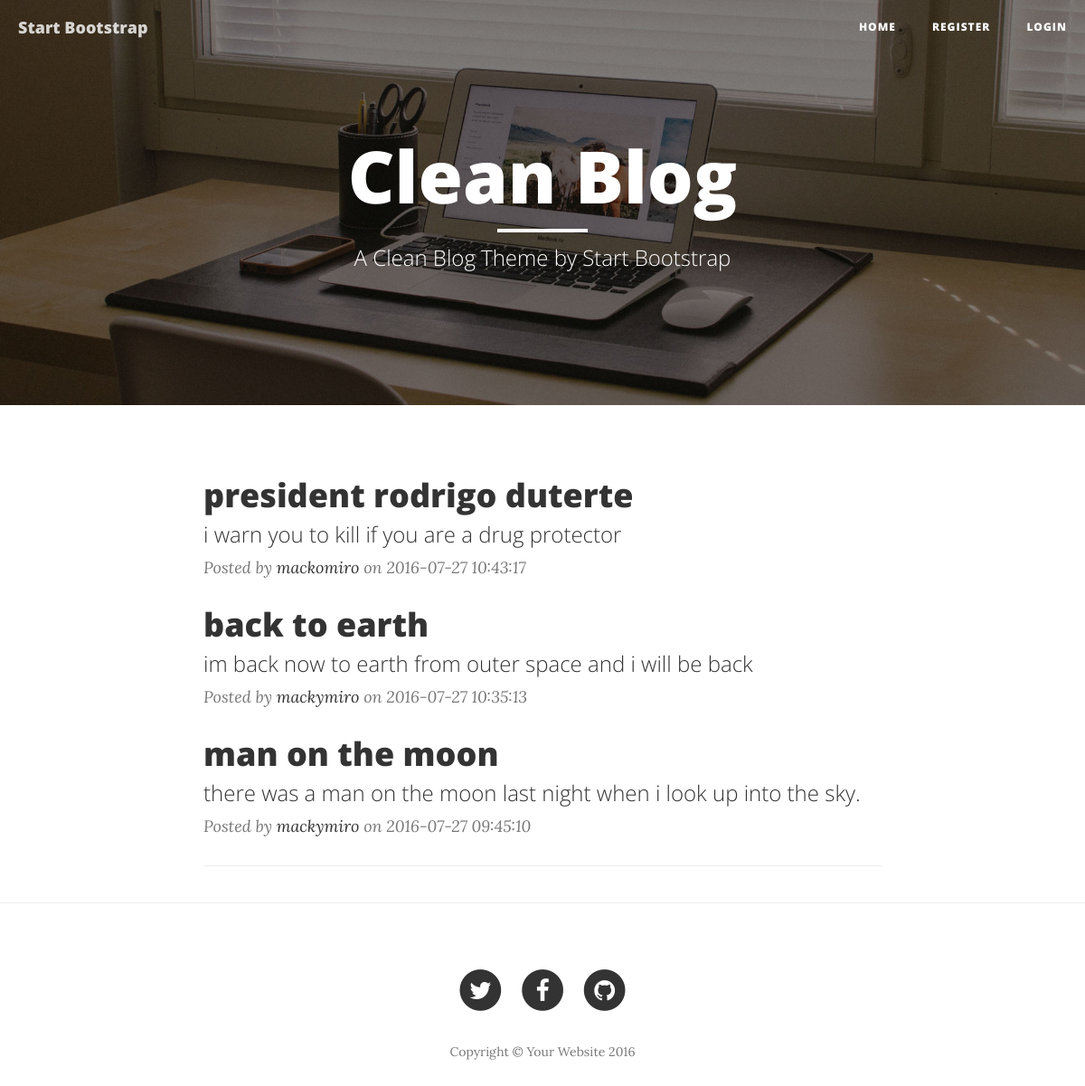
The page / on the database its author committed.
### tables this page shows
CREATE TABLE `blogs` (
  `id` int(11) NOT NULL,
  `title` varchar(150) DEFAULT NULL,
  `slug` varchar(150) DEFAULT NULL,
  `content` text NOT NULL,
  `user_id` int(11) NOT NULL,
  `created_at` datetime NOT NULL DEFAULT '0000-00-00 00:00:00',
  `updated_at` timestamp NOT NULL DEFAULT CURRENT_TIMESTAMP
);

CREATE TABLE `users` (
  `id` int(11) NOT NULL,
  `email_address` varchar(50) NOT NULL,
  `password` varchar(50) NOT NULL,
  `username` varchar(50) NOT NULL,
  `first_name` varchar(100) NOT NULL,
  `last_name` varchar(100) NOT NULL,
  `deleted_flag` int(11) NOT NULL,
  `created_at` datetime DEFAULT NULL,
  `updated_at` timestamp NOT NULL DEFAULT CURRENT_TIMESTAMP
);

### application/libraries/Template_lib.php (called while the page is built, shortened)
<?php
class Template_lib{
    var $template_data = array();
    public function set_value($name, $value){
          $this->template_data[$name] = $value;
    }
    public function set_view($template='', $contentview='', $data=array(),$return=FALSE){
        $this->CI = & get_instance();
        $this->set_value('main_content', $this->CI->load->view($contentview, $data, TRUE));
        return $this->CI->load->view($template, $this->template_data, $return);
    }
}

### application/controllers/Home.php (called while the page is built, shortened)
<?php
class Home extends CI_Controller {
	public function index(){
		$this->data['title'] = 'Home';
		$this->data['getAllUserPosts'] = $this->pm->getAllUserPosts();
		$this->template_lib->set_view('index_view', 'home_view', $this->data);
	}
}

### index.php (called while the page is built, shortened)
<?php
require_once BASEPATH.'core/CodeIgniter.php';

### application/models/Post_model.php (called while the page is built, shortened)
<?php
class Post_model extends CI_Model {
	public function getAllUserPosts(){
		return $this->db->select('
                                   b.id,
								   b.user_id,
								   b.title,
								   b.slug,
								   b.content,
								   b.updated_at,
								   u.first_name,
								   u.last_name
                                    ')
                            ->from('blogs b')
                            ->join('users u', 'u.id=b.user_id')
							->order_by('b.updated_at', 'DESC')
                            ->get()->result_object();
	}
}

### application/views/home_view.php (the view)
<header class="intro-header" style="background-image: url('<?php echo base_url();?>assets/img/home-bg.jpg')">
    <div class="container">
        <div class="row">
            <div class="col-lg-8 col-lg-offset-2 col-md-10 col-md-offset-1">
                <div class="site-heading">
                    <h1>Clean Blog</h1>
                    <hr class="small">
                    <span class="subheading">A Clean Blog Theme by Start Bootstrap</span>
                </div>
            </div>
        </div>
    </div>
</header>
<div class="container">
    <div class="row">
        <div class="col-lg-8 col-lg-offset-2 col-md-10 col-md-offset-1">
            <div class="post-preview">
	<?php foreach($getAllUserPosts as $posts):?>
                <a href="<?php echo base_url().'blog-view/details/'.$posts->slug;?>">
                    <h2 class="post-title">
                       <?php echo $posts->title;?>
                    </h2>
                    <h3 class="post-subtitle">
                        <?php echo $posts->content;?>
                    </h3>
                </a>
                <p class="post-meta">Posted by <a href="#"><?php echo $posts->first_name .$posts->last_name;?></a> on <?php echo $posts->updated_at;?></p>
	<?php endforeach; ?>
            </div>
            <hr>
        </div>
    </div>
</div>
<hr>

### application/views/index_view.php (shortened to what this page needs)
<!DOCTYPE html>
<html lang="en">
<head>
    <link href="<?php echo base_url();?>assets/vendor/bootstrap/css/bootstrap.min.css" rel="stylesheet">
    <link href="<?php echo base_url(); ?>assets/css/clean-blog.min.css" rel="stylesheet">
    <link href="<?php echo base_url();?>assets/vendor/font-awesome/css/font-awesome.min.css" rel="stylesheet" type="text/css">
</head>
<body>
    <nav class="navbar navbar-default navbar-custom navbar-fixed-top">
        <div class="container-fluid">
            <div class="navbar-header page-scroll">
                <a class="navbar-brand" href="index.html">Start Bootstrap</a>
            </div>
            <div class="collapse navbar-collapse" id="bs-example-navbar-collapse-1">
                <ul class="nav navbar-nav navbar-right">
					<?php if(!$this->session->userdata('loggedIn')): ?>
                    <li>
                        <a href="<?php echo base_url();?>">Home</a>
                    </li>
                    <li>
                        <a href="<?php echo base_url().'register.html'?>">Register</a>
                    </li>
                    <li>
                        <a href="<?php echo base_url().'login.html'?>">Login</a>
                    </li>
					<?php endif;?>
                </ul>
            </div>
        </div>
    </nav>
   <?php echo $main_content; ?>
    <footer>
        <div class="container">
            <div class="row">
                <div class="col-lg-8 col-lg-offset-2 col-md-10 col-md-offset-1">
                    <ul class="list-inline text-center">
                        <li>
                            <a href="#">
                                <span class="fa-stack fa-lg">
                                    <i class="fa fa-circle fa-stack-2x"></i>
                                    <i class="fa fa-twitter fa-stack-1x fa-inverse"></i>
                                </span>
                            </a>
                        </li>
                        <li>
                            <a href="#">
                                <span class="fa-stack fa-lg">
                                    <i class="fa fa-circle fa-stack-2x"></i>
                                    <i class="fa fa-facebook fa-stack-1x fa-inverse"></i>
                                </span>
                            </a>
                        </li>
                        <li>
                            <a href="#">
                                <span class="fa-stack fa-lg">
                                    <i class="fa fa-circle fa-stack-2x"></i>
                                    <i class="fa fa-github fa-stack-1x fa-inverse"></i>
                                </span>
                            </a>
                        </li>
                    </ul>
                    <p class="copyright text-muted">Copyright &copy; Your Website 2016</p>
                </div>
            </div>
        </div>
    </footer>
</body>
</html>

### rows shown on the page
blogs: title "president rodrigo duterte", content "i warn you to kill if you are a drug protector", user.first_name "macko", user.last_name "miro", updated_at "2016-07-27 10:43:17"
blogs: title "back to earth", content "im back now to earth from outer space and i will be back", user.first_name "macky", user.last_name "miro", updated_at "2016-07-27 10:35:13"
blogs: title "man on the moon", content "there was a man on the moon last night when i look up into the sky.", user.first_name "macky", user.last_name "miro", updated_at "2016-07-27 09:45:10"
